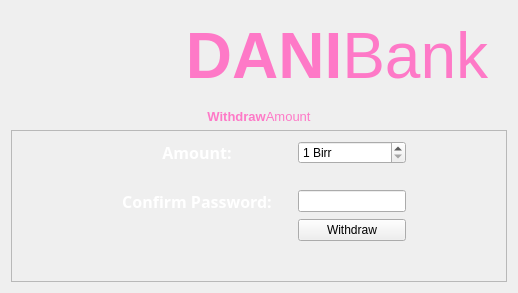
            <widget class="QWidget" name="withdrawPage">
             <layout class="QVBoxLayout" name="verticalLayout_9">
              <item>
               <widget class="QWidget" name="widget_6" native="true">
                <layout class="QHBoxLayout" name="horizontalLayout_12">
                 <item>
                  <widget class="QLabel" name="logo_6">
                   <property name="maximumSize">
                    <size>
                     <width>150</width>
                     <height>150</height>
                    </size>
                   </property>
                   <property name="text">
                    <string/>
                   </property>
                   <property name="pixmap">
                    <pixmap resource="resource.qrc">:/images/Dani Bank_small_light.png</pixmap>
                   </property>
                   <property name="scaledContents">
                    <bool>true</bool>
                   </property>
                   <property name="alignment">
                    <set>Qt::AlignLeading|Qt::AlignLeft|Qt::AlignVCenter</set>
                   </property>
                  </widget>
                 </item>
                 <item>
                  <widget class="QLabel" name="logoLabel_12">
                   <property name="font">
                    <font>
                     <family>Segoe UI</family>
                    </font>
                   </property>
                   <property name="styleSheet">
                    <string notr="true">color: rgb(254, 121, 199);
</string>
                   </property>
                   <property name="text">
                    <string>&lt;html&gt;&lt;head/&gt;&lt;body&gt;&lt;p align=&quot;center&quot;&gt;&lt;span style=&quot; font-size:48pt; font-weight:600;&quot;&gt;DANI&lt;/span&gt;&lt;span style=&quot; font-size:48pt;&quot;&gt;Bank&lt;/span&gt;&lt;/p&gt;&lt;/body&gt;&lt;/html&gt;</string>
                   </property>
                   <property name="alignment">
                    <set>Qt::AlignRight|Qt::AlignTrailing|Qt::AlignVCenter</set>
                   </property>
                  </widget>
                 </item>
                </layout>
               </widget>
              </item>
              <item>
               <widget class="QLabel" name="logoLabel_13">
                <property name="font">
                 <font>
                  <family>Segoe UI</family>
                 </font>
                </property>
                <property name="styleSheet">
                 <string notr="true">color: rgb(254, 121, 199);
</string>
                </property>
                <property name="text">
                 <string>&lt;html&gt;&lt;head/&gt;&lt;body&gt;&lt;p align=&quot;center&quot;&gt;&lt;span style=&quot; font-size:10pt; font-weight:600;&quot;&gt;Withdraw&lt;/span&gt;&lt;span style=&quot; font-size:10pt;&quot;&gt;Amount&lt;/span&gt;&lt;/p&gt;&lt;/body&gt;&lt;/html&gt;</string>
                </property>
               </widget>
              </item>
              <item>
               <widget class="QFrame" name="withdrawFrame">
                <property name="sizePolicy">
                 <sizepolicy hsizetype="Preferred" vsizetype="Preferred">
                  <horstretch>0</horstretch>
                  <verstretch>50</verstretch>
                 </sizepolicy>
                </property>
                <property name="frameShape">
                 <enum>QFrame::StyledPanel</enum>
                </property>
                <property name="frameShadow">
                 <enum>QFrame::Raised</enum>
                </property>
                <layout class="QGridLayout" name="gridLayout_6">
                 <property name="leftMargin">
                  <number>0</number>
                 </property>
                 <property name="topMargin">
                  <number>0</number>
                 </property>
                 <property name="rightMargin">
                  <number>0</number>
                 </property>
                 <property name="bottomMargin">
                  <number>0</number>
                 </property>
                 <item row="5" column="1">
                  <widget class="QLabel" name="accountNumberLabel_20">
                   <property name="sizePolicy">
                    <sizepolicy hsizetype="Expanding" vsizetype="Expanding">
                     <horstretch>0</horstretch>
                     <verstretch>0</verstretch>
                    </sizepolicy>
                   </property>
                   <property name="font">
                    <font>
                     <family>Source Code Pro ExtraLight</family>
                    </font>
                   </property>
                   <property name="styleSheet">
                    <string notr="true">color: rgb(255, 255, 255);</string>
                   </property>
                   <property name="text">
                    <string>&lt;html&gt;&lt;head/&gt;&lt;body&gt;&lt;p align=&quot;center&quot;&gt;&lt;span style=&quot; font-size:12pt; font-weight:600;&quot;&gt;Confirm Password:&lt;/span&gt;&lt;/p&gt;&lt;/body&gt;&lt;/html&gt;</string>
                   </property>
                  </widget>
                 </item>
                 <item row="1" column="0">
                  <spacer name="horizontalSpacer_16">
                   <property name="orientation">
                    <enum>Qt::Horizontal</enum>
                   </property>
                   <property name="sizeType">
                    <enum>QSizePolicy::Expanding</enum>
                   </property>
                   <property name="sizeHint" stdset="0">
                    <size>
                     <width>110</width>
                     <height>20</height>
                    </size>
                   </property>
                  </spacer>
                 </item>
                 <item row="6" column="1">
                  <widget class="QLabel" name="errorWithdrawLabel">
                   <property name="styleSheet">
                    <string notr="true">color: white;</string>
                   </property>
                   <property name="text">
                    <string/>
                   </property>
                  </widget>
                 </item>
                 <item row="7" column="2">
                  <spacer name="verticalSpacer_15">
                   <property name="orientation">
                    <enum>Qt::Vertical</enum>
                   </property>
                   <property name="sizeHint" stdset="0">
                    <size>
                     <width>20</width>
                     <height>40</height>
                    </size>
                   </property>
                  </spacer>
                 </item>
                 <item row="6" column="3">
                  <widget class="QPushButton" name="withdrawWithdrawButton">
                   <property name="text">
                    <string>Withdraw</string>
                   </property>
                   <property name="icon">
                    <iconset resource="resource.qrc">
                     <normaloff>:/icons/icons/arrow-up.svg</normaloff>:/icons/icons/arrow-up.svg</iconset>
                   </property>
                   <property name="iconSize">
                    <size>
                     <width>40</width>
                     <height>40</height>
                    </size>
                   </property>
                  </widget>
                 </item>
                 <item row="1" column="3">
                  <widget class="QSpinBox" name="withdrawAmountSpinBox">
                   <property name="suffix">
                    <string> Birr</string>
                   </property>
                   <property name="minimum">
                    <number>1</number>
                   </property>
                   <property name="maximum">
                    <number>1000000000</number>
                   </property>
                  </widget>
                 </item>
                 <item row="5" column="3">
                  <widget class="QLineEdit" name="withdrawConfirmPasswordLineEdit">
                   <property name="sizePolicy">
                    <sizepolicy hsizetype="MinimumExpanding" vsizetype="Fixed">
                     <horstretch>0</horstretch>
                     <verstretch>0</verstretch>
                    </sizepolicy>
                   </property>
                  </widget>
                 </item>
                 <item row="1" column="2">
                  <spacer name="horizontalSpacer_17">
                   <property name="orientation">
                    <enum>Qt::Horizontal</enum>
                   </property>
                   <property name="sizeType">
                    <enum>QSizePolicy::Preferred</enum>
                   </property>
                   <property name="sizeHint" stdset="0">
                    <size>
                     <width>20</width>
                     <height>20</height>
                    </size>
                   </property>
                  </spacer>
                 </item>
                 <item row="3" column="4">
                  <spacer name="horizontalSpacer_18">
                   <property name="orientation">
                    <enum>Qt::Horizontal</enum>
                   </property>
                   <property name="sizeType">
                    <enum>QSizePolicy::Expanding</enum>
                   </property>
                   <property name="sizeHint" stdset="0">
                    <size>
                     <width>100</width>
                     <height>20</height>
                    </size>
                   </property>
                  </spacer>
                 </item>
                 <item row="0" column="2">
                  <spacer name="verticalSpacer_16">
                   <property name="orientation">
                    <enum>Qt::Vertical</enum>
                   </property>
                   <property name="sizeHint" stdset="0">
                    <size>
                     <width>20</width>
                     <height>10</height>
                    </size>
                   </property>
                  </spacer>
                 </item>
                 <item row="1" column="1">
                  <widget class="QLabel" name="accountNumberLabel_22">
                   <property name="sizePolicy">
                    <sizepolicy hsizetype="Expanding" vsizetype="Expanding">
                     <horstretch>0</horstretch>
                     <verstretch>0</verstretch>
                    </sizepolicy>
                   </property>
                   <property name="font">
                    <font>
                     <family>Source Code Pro ExtraLight</family>
                    </font>
                   </property>
                   <property name="styleSheet">
                    <string notr="true">color: rgb(255, 255, 255);</string>
                   </property>
                   <property name="text">
                    <string>&lt;html&gt;&lt;head/&gt;&lt;body&gt;&lt;p align=&quot;center&quot;&gt;&lt;span style=&quot; font-size:12pt; font-weight:600;&quot;&gt;Amount:&lt;/span&gt;&lt;/p&gt;&lt;/body&gt;&lt;/html&gt;</string>
                   </property>
                  </widget>
                 </item>
                </layout>
               </widget>
              </item>
             </layout>
            </widget>
